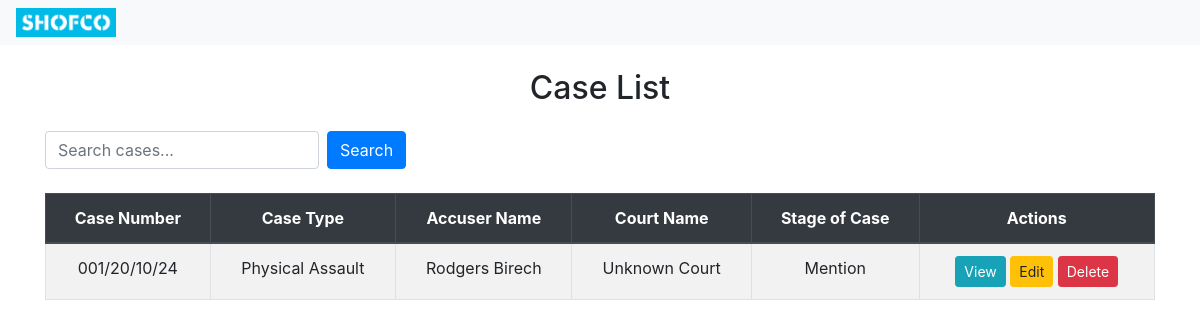
The app's page /cases/ (signed in) with its own data.
### cases/models.py (models this page shows, shortened)
class Case(models.Model):
    CASE_TYPE_CHOICES = [
        ('abduction', 'Abduction'),
        ('defilement', 'Defilement'),
        ('neglegence', 'Neglegence'),
        ('legal councelling', 'Legal Councelling'),
        ('emotional abuse', 'Emotional Abuse'),
        ('child abuse', 'Child Abuse'),
        ('physical assault', 'Physical Assault'),
        ('domestic violence', 'Violence'),
        ('attempted defilement', 'Attempted Defilement'),
        ('sodomy', 'Sodomy'),
        ('rape', 'Rape'),
        ('juvenile deliquency', 'Juvenile Deliquency'),
        ('attempted sodomy', 'Attempted Sodomy'),
        ('attempted rape', 'Attempted Rape'),
        ('sexual assault', 'Sexual Assault'),
        ('indicent act', 'Incident Act'),
        ('sexual harrassment', 'Sexual Harrassment'),
    ]
    LOCATION_CHOICES = [
        ('runyu', 'Runyu'),
        ('miritini', 'Miritini'),
        ('birikani', 'Birikani'),
        ('giriamani', 'Giriamani'),
        ('nairobi area', 'Nairobi Area'),
        ('centre', 'Centre'),
        ('mkupe', 'Mkupe'),
        ('kachimbeni', 'Kachimbani'),
        ('darajani', 'Darajani'),
        ('majengo', 'Majengo'),
        ('kibarani', 'Kibirani'),
        ('kwashee', 'Kwashee'),
        ('ganahola', 'Ganahola'),
        ('aldina', 'Aldina'),
        ('owino huru', 'Owino Huru'),
        ('chamunyu jomvu', 'Chamunyu Jomvu'),
        ('staff', 'Staff'),
        ('jomvu', 'Jomvu'),
        ('majengo mapya', 'Majengo Mapya'),
        ('kwa mwanzia', 'Kwa Mwanzia'),
        ('kilifi south', 'Kilifi South'),
        ('likoni', 'Likoni'),
        ('kisauni', 'Kisauni'),
        ('nyali', 'Nyali'),
        ('changamwe', 'Changamwe'),
        ('kwapunda', 'Kwapunda'),
        ('bahati', 'Bahati'),
    ]
    STAGE_OF_CASE_CHOICES = [
        ('defence hearing', 'Defence Hearing'),
        ('withdrawn', 'Withdrawn'),
        ('hearing', 'Hearing'),
        ('judgement', 'Judgement'),
        ('mention', 'Mention'),
        ('rulling', 'Rulling'),
    ]
    user = models.ForeignKey(User, on_delete=models.CASCADE)
    case_number = models.CharField(max_length=100, unique=True)
    case_type = models.CharField(max_length=100, choices=CASE_TYPE_CHOICES)
    accused_name = models.CharField(max_length=255)
    accuser_name = models.CharField(max_length=255)
    accuser_phone = models.CharField(max_length=15)
    court_name = models.CharField(max_length=255)  # Court Name field
    court_date = models.DateField()  # DateField for selecting date
    next_court_date = models.DateField()  # Another DateField
    investigating_officer = models.CharField(max_length=255)
    investigating_officer_phone = models.CharField(max_length=15)
    stage_of_case = models.CharField(max_length=100, choices=STAGE_OF_CASE_CHOICES)
    location = models.CharField(max_length=255, choices=LOCATION_CHOICES)

### cases/views.py (the view, shortened to what this page needs)
# urls.py: path('cases/', views.case_list, name='case_list'),
def case_list(request):
    query = request.GET.get('q')
    cases = Case.objects.all()
    return render(request, 'cases/case_list.html', {'cases': cases})

### cases/templates/cases/case_list.html
{% extends "base.html" %}
{% block content %}
<div class="container mt-4">
    <h2 class="mb-4">Case List</h2>
    <form method="GET" action="{% url 'case_list' %}" class="form-inline mb-4">
        <input type="text" name="q" class="form-control mr-2" placeholder="Search cases..." value="{{ request.GET.q }}">
        <button type="submit" class="btn btn-primary">Search</button>
    </form>
    <table class="table table-striped table-bordered">
        <thead class="thead-dark">
            <tr>
                <th>Case Number</th>
                <th>Case Type</th>
                <th>Accuser Name</th>
                <th>Court Name</th>
                <th>Stage of Case</th>
                <th>Actions</th>
            </tr>
        </thead>
        <tbody>
            {% for case in cases %}
                <tr>
                    <td>{{ case.case_number }}</td>
                    <td>{{ case.case_type }}</td>
                    <td>{{ case.accuser_name }}</td>
                    <td>{{ case.court_name }}</td>
                    <td>{{ case.get_stage_of_case_display }}</td>
                    <td>
                        <a href="{% url 'case_detail' case.pk %}" class="btn btn-info btn-sm">View</a>
                        <a href="{% url 'case_update' case.pk %}" class="btn btn-warning btn-sm">Edit</a>
                        <a href="{% url 'case_delete' case.pk %}" class="btn btn-danger btn-sm">Delete</a>
                    </td>
                </tr>
            {% empty %}
                <tr>
                    <td colspan="6" class="text-center">No cases available.</td>
                </tr>
            {% endfor %}
        </tbody>
    </table>
</div>
{% endblock %}

### cases/static/css/style.css (style rules this page uses)
.container { text-align: center; margin-top: 50px; }
.btn { padding: 10px 20px; text-decoration: none; color: white; border-radius: 5px; }
.btn-primary { background-color: #007bff; }
.btn-info { background-color: #17a2b8; }
.btn-warning { background-color: #ffc107; }
.table th, .table td { text-align: center; }
.table thead { background-color: #343a40; color: #ffffff; }
.btn { font-size: 0.8rem; padding: 5px 10px; border-radius: 4px; }
.btn-info { background-color: #17a2b8; border-color: #17a2b8; }
.btn-warning { background-color: #ffc107; border-color: #ffc107; }
.btn-danger { background-color: #dc3545; border-color: #dc3545; }

### records on screen
Case: case_number "001/20/10/24", case_type "Physical Assault", accuser_name "Rodgers Birech", court_name "Unknown Court", stage_of_case "Mention"
